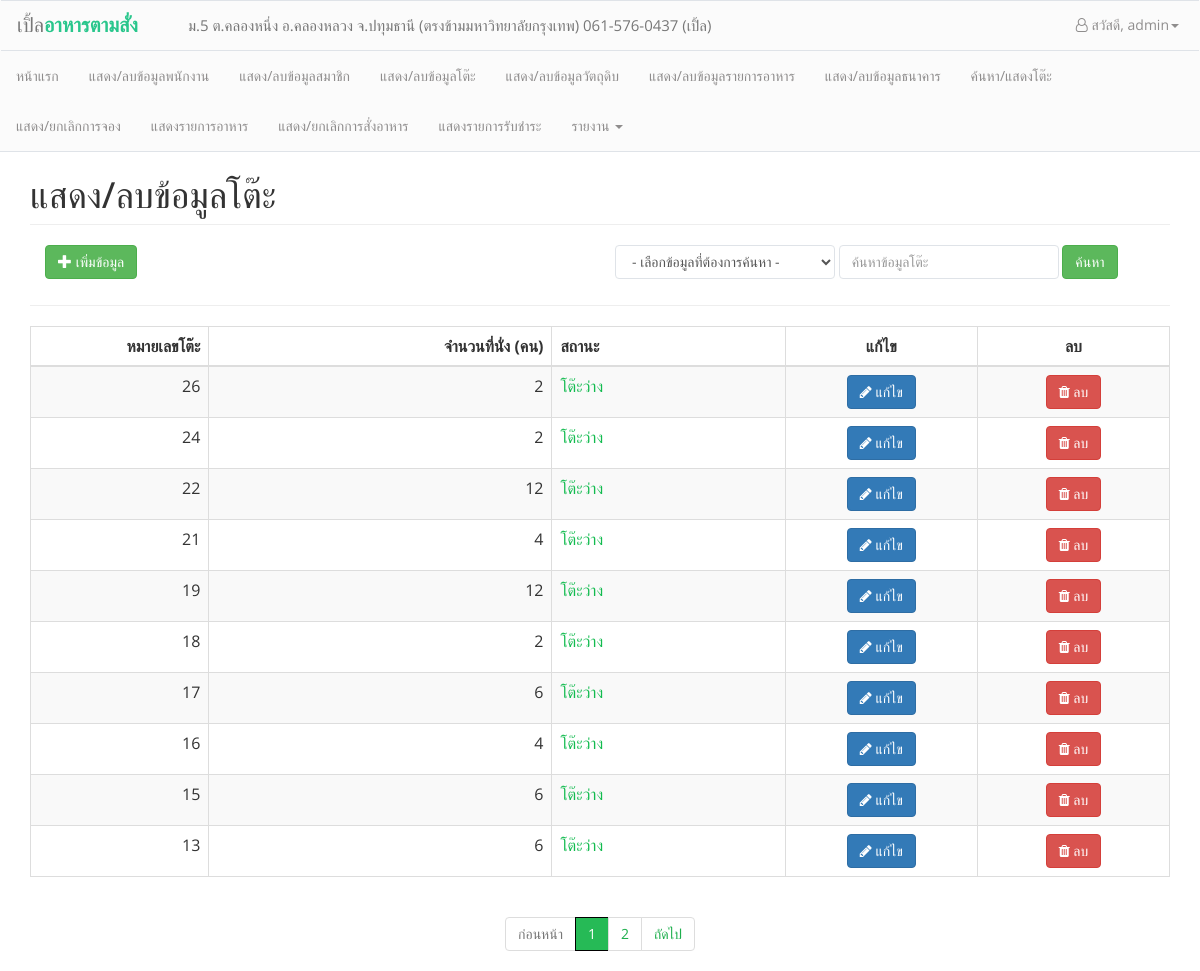
Before: /admin/show_table.php (signed in) with the older database file.
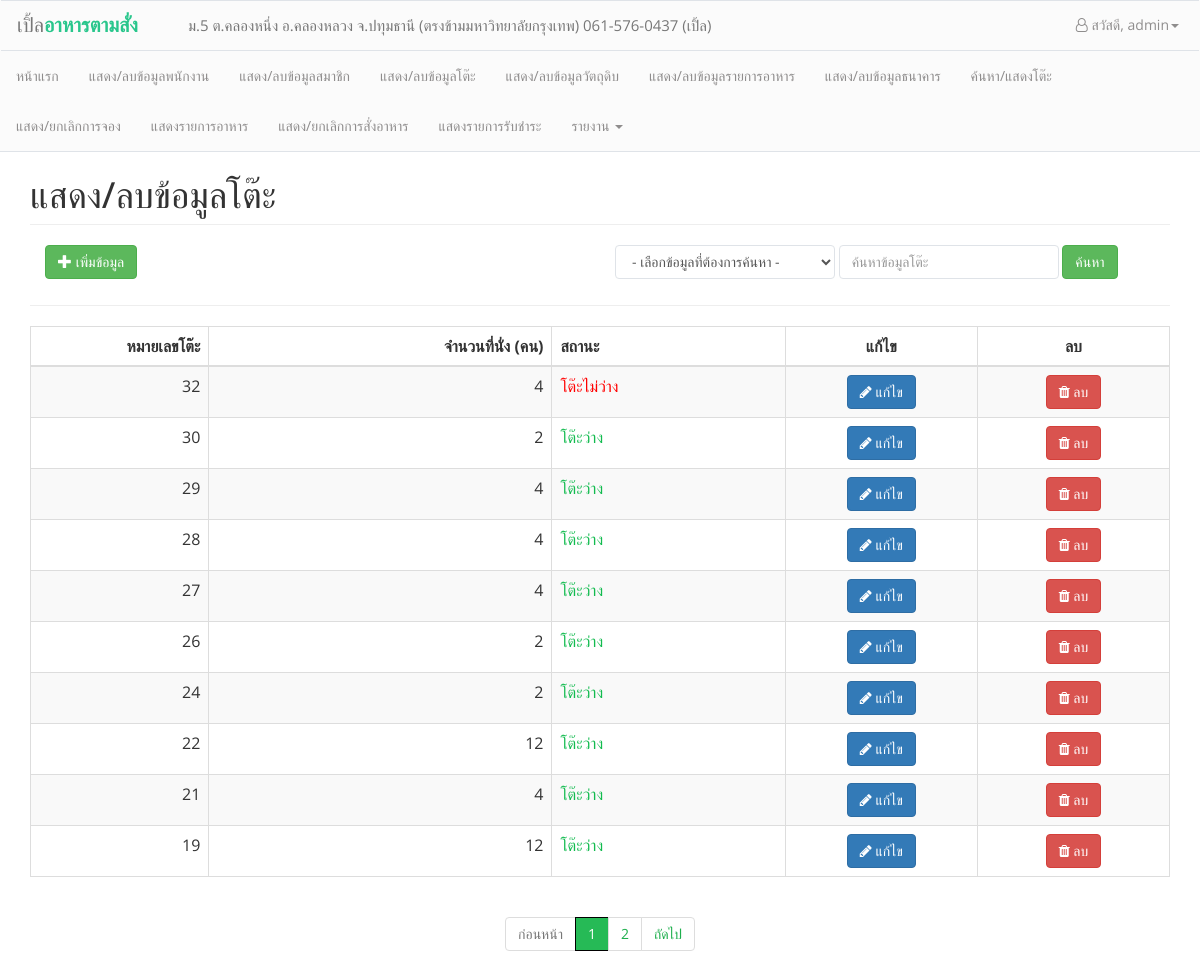
After: the same page with the newer database file.
### tables this page shows
CREATE TABLE `tables` (
  `tables_no` int(5) NOT NULL,
  `tables_seats` int(2) NOT NULL,
  `tables_status_reserve` int(1) NOT NULL,
  `tables_status_use` int(1) NOT NULL
);

### admin/show_table.php (the view, shortened to what the changed rows need)
<head>
</head>
<body>
    <?php
    include("conf/header_admin.php");
    include("../conf/connection.php");
    $strKeyword = null;
    $search_type = null;
    ?>
    <div class="container" style="padding-top: 135px; left: 50%; ">
        <h1 class="page-header text-left">แสดง/ลบข้อมูลโต๊ะ</h1>
        <div class="table-responsive">
            <table class="table table-striped table-bordered" align="center">
                <thead>
                    <th style="text-align:right; width:130px;">หมายเลขโต๊ะ</th>
                    <th style="text-align: right; width:250px;">จำนวนที่นั่ง (คน)</th>
                    <th style="text-align:left; width:170px;">สถานะ</th>
                    <th style=" text-align:center; width:140px;">แก้ไข</th>
                    <th style=" text-align:center; width:140px;">ลบ</th>
                </thead>
        </div>
        <?php
        if ($search_type == "" || $search_type == null) {
            $sql = "SELECT * FROM tables WHERE tables_no LIKE '%" . $strKeyword . "%' OR tables_seats LIKE '%" . $strKeyword . "%' ";
        }
        $query = mysqli_query($link, $sql);
        $num_rows = mysqli_num_rows($query);
        $per_page = 10;
        $page  = 1;
        $row_start = ($page - 1) * $per_page;
        if ($num_rows <= $per_page) {
            $num_pages = 1;
        } else if (($num_rows % $per_page) == 0) {
            $num_pages = ($num_rows / $per_page);
        } else {
            $num_pages = ($num_rows / $per_page) + 1;
            $num_pages = (int) $num_pages;
        }
        $row_end = $per_page;
        $sql .= " ORDER BY tables_no DESC LIMIT $row_start ,$row_end ";
        $query = mysqli_query($link, $sql);
        if ($num_rows > 0) {
            while ($result = mysqli_fetch_array($query, MYSQLI_ASSOC)) {
                switch ($result['tables_status_use']) {
                    case 0:
                        $tables_status_use = "<span style='color:#12BB4F';>โต๊ะว่าง</span>";
                        break;
                    case 1:
                        $tables_status_use = "<span style='color:red'>โต๊ะไม่ว่าง</span>";
                        break;
                } ?>
                    <tr>
                        <td align="right"><?= $result["tables_no"]; ?></td>
                        <td align="right"> <?= $result["tables_seats"] ?></td>
                        <td><?= $tables_status_use ?></td>
                        <td align="center"><a href="edittable.php?tables_no=<?php echo $result['tables_no']; ?>" class="btn btn-primary" data-toggle="modal"><i class="fa fa-pencil"></i> แก้ไข</a>
                        </td>
                        <td align="center"><a href="#deletetables<?php echo $result['tables_no']; ?>" class="btn btn-danger" data-toggle="modal"><i class="fa fa-trash"></i> ลบ</a></td>
                    </tr>
            <?php }
            } else {
                echo '
            <tr>
                <td colspan="6" align="center">ไม่พบข้อมูลในระบบ</td>
            </tr>
        ';
            }
            ?>
    </div>
    <nav aria-label="Page navigation example" class="navbar-center">
        <div class="text-center">
            <ul class="pagination">
                <?php
                for ($i = 1; $i <= $num_pages; $i++) {
                    if ($i != $page) {
                        echo "<li class='page-item n'><a href='$_SERVER[SCRIPT_NAME]?Page=$i&search_food=$strKeyword&search_type=$search_type'>$i</a>" . '</li>';
                    } else {
                        echo '<li class="page-item active"><a href="#">' . $i . '</a></li>';
                    }
                }
                ?>
        </div>
    </nav>
</body>

Changed rows visible on the page:
no longer on this page (row unchanged): tables: tables_no "18", tables_seats "2", tables_status_use "โต๊ะว่าง"
no longer on this page (row unchanged): tables: tables_no "17", tables_seats "6", tables_status_use "โต๊ะว่าง"
no longer on this page (row unchanged): tables: tables_no "16", tables_seats "4", tables_status_use "โต๊ะว่าง"
no longer on this page (row edited): tables: tables_no "15", tables_seats "6", tables_status_use "โต๊ะว่าง"
no longer on this page (row unchanged): tables: tables_no "13", tables_seats "6", tables_status_use "โต๊ะว่าง"
added tables: tables_no "32", tables_seats "4", tables_status_use "โต๊ะไม่ว่าง"
added tables: tables_no "30", tables_seats "2", tables_status_use "โต๊ะว่าง"
added tables: tables_no "29", tables_seats "4", tables_status_use "โต๊ะว่าง"
added tables: tables_no "28", tables_seats "4", tables_status_use "โต๊ะว่าง"
added tables: tables_no "27", tables_seats "4", tables_status_use "โต๊ะว่าง"
